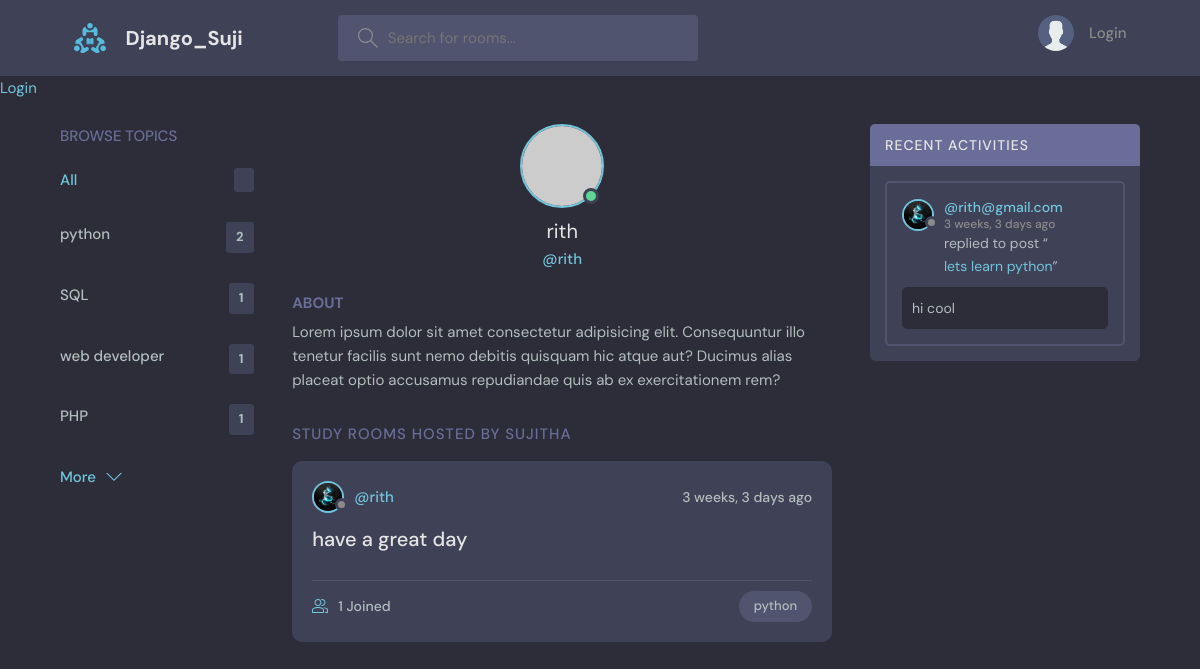
The app's page /profile/2/ with its own data.
### base/models.py (models this page shows, shortened)
class Topic(models.Model):
    name = models.CharField(max_length=200)

class User(AbstractUser):
    name = models.CharField(max_length=200, null=True)
    email = models.EmailField(unique=True, null=True)
    bio = models.TextField(null=True)
    avatar = models.ImageField(null=True, default="avatar.svg")
    USERNAME_FIELD = 'email'
    REQUIRED_FIELDS = []

class Room(models.Model):
    host = models.ForeignKey(User, on_delete=models.SET_NULL,null=True)
    topic = models.ForeignKey(Topic, on_delete=models.SET_NULL,null=True)
    name = models.CharField(max_length=200)
    description = models.TextField(null=True,blank=True)
    participants = models.ManyToManyField(
        User,related_name='participants',blank=True)
    updated = models.DateTimeField(auto_now=True)
    created = models.DateTimeField(auto_now_add=True)
    class Meta:
        ordering = ['-updated', '-created']
    def __str__(self):
        return self.name

class Message(models.Model):
    user = models.ForeignKey(User, on_delete=models.CASCADE)
    room = models.ForeignKey(Room, on_delete=models.CASCADE)
    body = models.TextField()
    updated = models.DateTimeField(auto_now=True)
    created = models.DateTimeField(auto_now_add=True)
    class Meta:
        ordering = ['-updated', '-created']

### base/views.py (the view)
# urls.py: path('profile/<str:pk>/',views.userProfile, name="user-profile"),
def userProfile(request,pk):
    user = User.objects.get(id=pk)
    rooms= user.room_set.all()
    room_messages = user.message_set.all()
    topics=Topic.objects.all()
    context ={'user': user,'rooms': rooms,
              'room_messages': room_messages,'topics': topics}
    return render(request,'base/profile.html',context)

### base/templates/base/profile.html (shortened to what this page needs)
  {% extends 'main.html' %}
  {% block content %}
  <main class="profile-page layout layout--3">
    <div class="container">
      {% include 'base/topics_component.html' %}
      <div class="roomList">
        <div class="profile">
          <div class="profile__avatar">
            <div class="avatar avatar--large active">
              <img src="https://randomuser.me/api/portraits/men/11.jpg" />
            </div>
          </div>
          <div class="profile__info">
            <h3>{{user.username}}</h3>
            <p>@{{user.username}}</p>
          </div>
          <div class="profile__about">
            <h3>About</h3>
            <p>
              Lorem ipsum dolor sit amet consectetur adipisicing elit. Consequuntur illo tenetur
              facilis sunt nemo debitis quisquam hic atque aut? Ducimus alias placeat optio
              accusamus repudiandae quis ab ex exercitationem rem?
            </p>
          </div>
        </div>
        <div class="roomList__header">
          <div>
            <h2>Study Rooms Hosted by sujitha</a>
            </h2>
          </div>
        </div>
        {% include 'base/feed_component.html' %}
      </div>
      {% include 'base/activity_component.html' %}
    </div>
  </main>
  {% endblock content %}

### templates/main.html (shortened to what this page needs)
<!DOCTYPE html>
{% load static %}
<html lang="en">
  <head>
    <link rel="stylesheet" href="{% static 'styles/style.css' %}" />
  </head>
  <body>
    {% include 'navbar.html' %}
    {% block content %}
    {% endblock %}
  </body>
</html>

### templates/navbar.html (shortened to what this page needs)
{% load static %}
<header class="header header--loggedIn">
    <div class="container">
      <a href="{% url 'home' %}" class="header__logo">
        <img src="{% static 'images/logo.svg' %}" />
        <h1>Django_Suji</h1>
      </a>
      <form class="header__search" method="GET" action="{% url 'home' %}">
        <label>
          <input name="q" placeholder="Search for rooms..." />
        </label>
      </form>
      <nav class="header__menu">
        {% if request.user.is_authenticated %}
        <div class="header__user">
          <a href="{% url 'update-user' %}">
            <div class="avatar avatar--medium active">
              <img src="{{request.user.avatar.url}}" />
            </div>
            <p>{{request.user.username}} <span>@{{request.user.username}}</span></p>
          </a>
          <button class="dropdown-button">
            <svg version="1.1" xmlns="http://www.w3.org/2000/svg" width="32" height="32" viewBox="0 0 32 32">
              <title>chevron-down</title>
              <path d="M16 21l-13-13h-3l16 16 16-16h-3l-13 13z"></path>
            </svg>
          </button>
        </div>
        {% else %}
        <a href="{% url 'login' %}">
          <img src="{% static 'images/avatar.svg' %}" />
          <p>Login</p>
        </a>
        {% endif %}
      </nav>
    </div>
  </header>
{% if request.user.is_authenticated %}
<p>Hello {{request.user}}</p>
<a href ="{% url 'logout' %}">Logout</a>
{% else %}
<a href="{% url 'login' %}">Login</a>
{% endif %}

### base/templates/base/topics_component.html
<div class="topics">
  <div class="topics__header">
    <h2>Browse Topics</h2>
  </div>
  <ul class="topics__list">
    <li>
      <a href="{% url 'home' %}" class="active">All <span>{{topic.count}}</span></a>
    </li>
    {% for topic in topics %}
    <li>
      <a href="{% url 'home' %}?q={{topic.name}}">{{topic.name}}<span>{{topic.room_set.all.count}}</span></a>
    </li>
    {% endfor %}
  </ul>
  <a class="btn btn--link" href="{% url 'topics'%}">
    More
    <svg version="1.1" xmlns="http://www.w3.org/2000/svg" width="32" height="32" viewBox="0 0 32 32">
      <title>chevron-down</title>
      <path d="M16 21l-13-13h-3l16 16 16-16h-3l-13 13z"></path>
    </svg>
  </a>
</div>

### base/templates/base/feed_component.html (shortened to what this page needs)
{% for room in rooms %}
<div class="roomListRoom">
    <div class="roomListRoom__header">
      <a href="{% url 'user-profile' room.host.id %}" class="roomListRoom__author">
        <div class="avatar avatar--small">
          <img src="{{room.host.avatar.url}}" />
        </div>
        <span>@{{room.host.username}}</span>
      </a>
      <div class="roomListRoom__actions">
        <span>{{room.created|timesince}} ago</span>
      </div>
    </div>
    <div class="roomListRoom__content">
      <a href="{% url 'room' room.id %}">{{room.name}}</a>
    </div>
    <div class="roomListRoom__meta">
      <a href="{% url 'room' room.id %}" class="roomListRoom__joined">
        {{room.participants.all.count}} Joined
      </a>
      <p class="roomListRoom__topic">{{room.topic.name}}</p>
    </div>
</div>
{% endfor %}

### base/templates/base/activity_component.html (shortened to what this page needs)
<div class="activities">
    <div class="activities__header">
      <h2>Recent Activities</h2>
    </div>
    {% for message in room_messages %}
    <div class="activities__box">
      <div class="activities__boxHeader roomListRoom__header">
        <a href="{% url 'user-profile' message.user.id %}" class="roomListRoom__author">
          <div class="avatar avatar--small">
            <img src="{{message.user.avatar.url}}" />
          </div>
          <p>
            @{{message.user}}
            <span>{{message.created|timesince}} ago</span>
          </p>
        </a>
      </div>
      <div class="activities__boxContent">
        <p>replied to post “<a href="{% url 'room' message.room.id %}">{{message.room}}</a>”</p>
        <div class="activities__boxRoomContent">
             {{message.body}}
        </div>
      </div>
    </div>
    {% endfor %}
</div>

### records on screen
Topic: name "python", room_set.all.count "2"
Topic: name "SQL", room_set.all.count "1"
Topic: name "web developer", room_set.all.count "1"
Topic: name "PHP", room_set.all.count "1"
User: username "rith"
Room: host.avatar (picture), host.username "rith", created "3 weeks, 3 days", name "have a great day", participants.all.count "1", topic.name "python"
Message: user.avatar (picture), user "rith@gmail.com", created "3 weeks, 3 days", room "lets learn python", body "hi cool"
